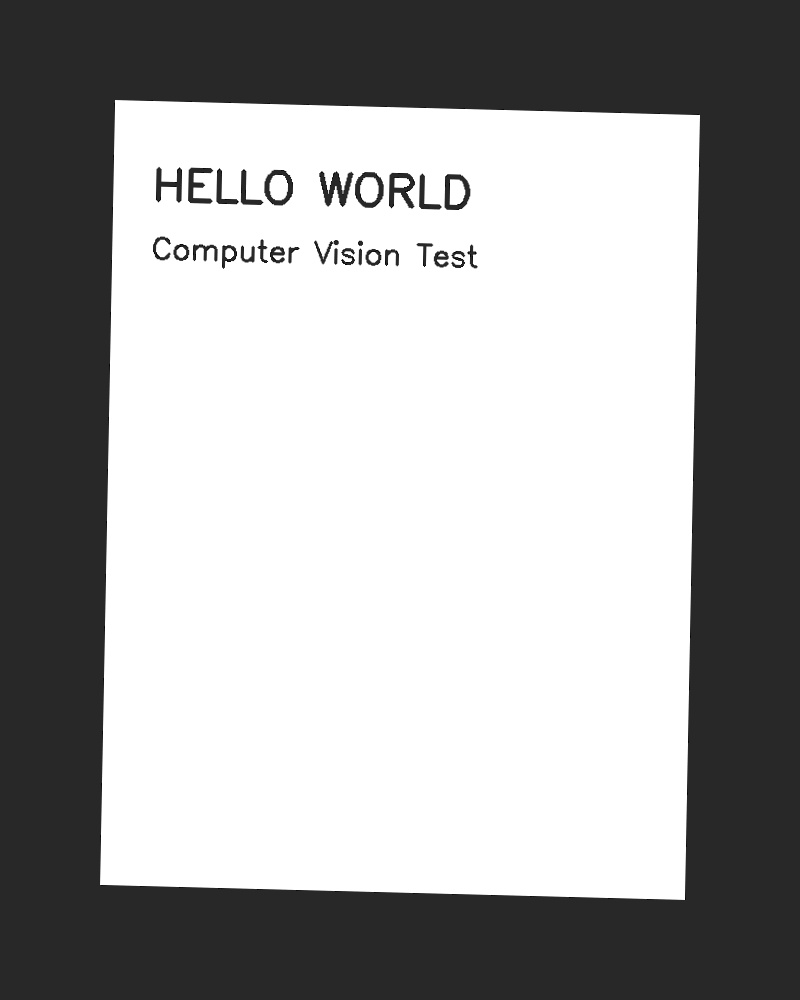
#> input picture sample_images/sample_receipt.jpg, 800 x 1000 px
$ python -i document_detector.py   (imports and definitions only)
#> lines starting #> are read from the running program, lines starting #| are printed output that depends on the picture; after the words box and inside, x2 and y2 are one past the last pixel; in counts of white or black regions, pixels touching at a corner belong together
"""
document_detector.py
---------------------
Module 1: Document Detection & Perspective Correction.

Responsible for:
    * Locating the largest quadrilateral (document-like) contour in an image
    * Ordering its four corner points consistently (TL, TR, BR, BL)
    * Computing a perspective (homography) transform and warping the image
      into a flat, top-down view of the document.

Concepts used (CSE3010 syllabus):
    - Edge detection (Canny)              -> Module 3
    - Contour / boundary analysis         -> Module 1/3
    - Homography & perspective transform  -> Module 2
"""

from __future__ import annotations

import logging
from dataclasses import dataclass

import cv2
import numpy as np

logger = logging.getLogger("doc_scanner.detector")


class DocumentNotFoundError(Exception):
    """Raised when no suitable document-like contour can be located."""


@dataclass
class DetectionResult:
    warped: np.ndarray          # perspective-corrected image (BGR)
    corners: np.ndarray         # the 4 ordered corner points used
    original_shape: tuple       # (h, w) of the input image


def _order_points(pts: np.ndarray) -> np.ndarray:
    """Order 4 points as top-left, top-right, bottom-right, bottom-left."""
    rect = np.zeros((4, 2), dtype="float32")
    s = pts.sum(axis=1)
    rect[0] = pts[np.argmin(s)]   # top-left has smallest sum
    rect[2] = pts[np.argmax(s)]   # bottom-right has largest sum

    diff = np.diff(pts, axis=1)
    rect[1] = pts[np.argmin(diff)]  # top-right has smallest difference
    rect[3] = pts[np.argmax(diff)]  # bottom-left has largest difference
    return rect


def _four_point_transform(image: np.ndarray, pts: np.ndarray) -> np.ndarray:
    """Apply a perspective (homography) warp defined by 4 corner points."""
    rect = _order_points(pts)
    (tl, tr, br, bl) = rect

    width_a = np.linalg.norm(br - bl)
    width_b = np.linalg.norm(tr - tl)
    max_width = max(int(width_a), int(width_b))

    height_a = np.linalg.norm(tr - br)
    height_b = np.linalg.norm(tl - bl)
    max_height = max(int(height_a), int(height_b))

    dst = np.array(
        [
            [0, 0],
            [max_width - 1, 0],
            [max_width - 1, max_height - 1],
            [0, max_height - 1],
        ],
        dtype="float32",
    )

    matrix = cv2.getPerspectiveTransform(rect, dst)
    warped = cv2.warpPerspective(image, matrix, (max_width, max_height))
    return warped


def find_document_contour(
    image: np.ndarray,
    canny_low: int = 75,
    canny_high: int = 200,
    approx_epsilon_ratio: float = 0.02,
) -> np.ndarray | None:
    """Locate the largest 4-point contour in the image, or None if not found."""
    gray = cv2.cvtColor(image, cv2.COLOR_BGR2GRAY)
    blurred = cv2.GaussianBlur(gray, (5, 5), 0)
    edged = cv2.Canny(blurred, canny_low, canny_high)
    edged = cv2.dilate(edged, np.ones((3, 3), np.uint8), iterations=1)

    contours, _ = cv2.findContours(
        edged.copy(), cv2.RETR_LIST, cv2.CHAIN_APPROX_SIMPLE
    )
    contours = sorted(contours, key=cv2.contourArea, reverse=True)[:5]

    for contour in contours:
        perimeter = cv2.arcLength(contour, True)
        approx = cv2.approxPolyDP(contour, approx_epsilon_ratio * perimeter, True)
        if len(approx) == 4:
            return approx.reshape(4, 2).astype("float32")

    return None


def detect_and_warp(
    image: np.ndarray,
    resize_height: int = 800,
    fallback_to_full_frame: bool = True,
) -> DetectionResult:
    """
    Full Module 1 pipeline: detect the document boundary and produce a
    perspective-corrected, top-down image.

    If fallback_to_full_frame is True and no 4-point contour is found,
    the whole image is used (so downstream modules still get an input) —
    this keeps the pipeline robust (non-functional requirement: reliability).
    """
    if image is None or image.size == 0:
        raise DocumentNotFoundError("Input image is empty or could not be read.")

    original_shape = image.shape[:2]
    ratio = image.shape[0] / float(resize_height)
    resized = cv2.resize(image, (int(image.shape[1] / ratio), resize_height))

    contour = find_document_contour(resized)

    if contour is None:
        logger.warning("No 4-point document contour found.")
        if not fallback_to_full_frame:
            raise DocumentNotFoundError(
                "Could not locate a document boundary in the image."
            )
        h, w = original_shape
        corners = np.array([[0, 0], [w, 0], [w, h], [0, h]], dtype="float32")
        warped = image.copy()
        return DetectionResult(warped=warped, corners=corners, original_shape=original_shape)

    # Scale contour back up to original image resolution
    full_res_corners = contour * ratio
    warped = _four_point_transform(image, full_res_corners)

    logger.info("Document contour found; perspective correction applied.")
    return DetectionResult(
        warped=warped, corners=full_res_corners, original_shape=original_shape
    )

>>> import cv2
>>> picture = cv2.imread('../sample_images/sample_receipt.jpg')
#> picture is the input picture: shape (1000, 800, 3); min 0, max 255, mean 161.7
>>> result = detect_and_warp(picture)
#> in find_document_contour, `edged = cv2.Canny(blurred, canny_low, canny_high)`:
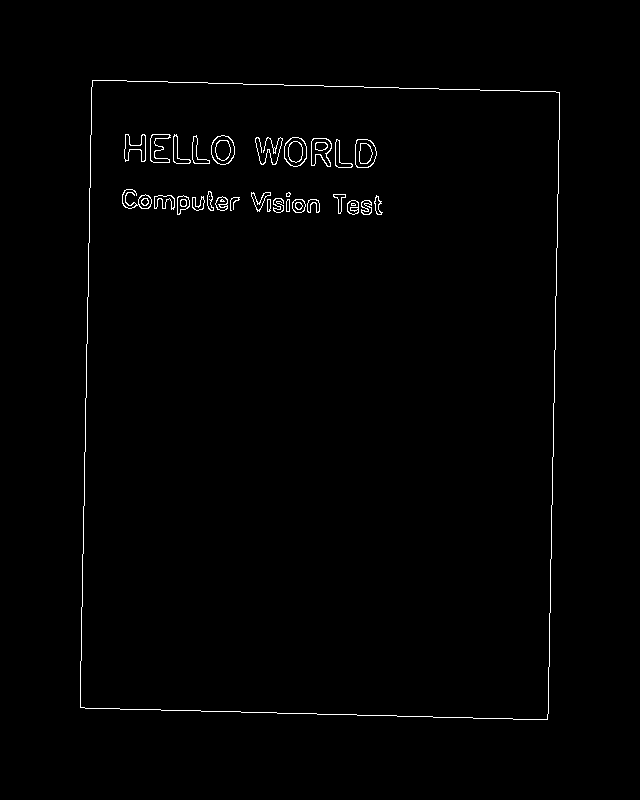
#> edged: shape (800, 640); 0.93% white in thin lines or dots, all inside (x1, y1, x2, y2) = (80, 80, 560, 720)
#> in find_document_contour, `edged = cv2.dilate(edged, np.ones((3, 3), np.uint8), iterations=1)`:
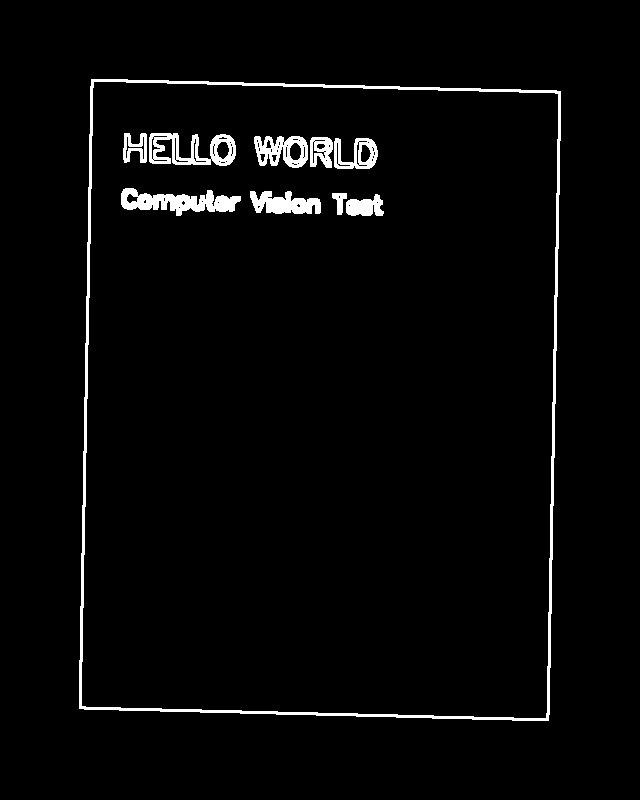
#> edged: shape (800, 640); 2.8% white; 10 white regions
#> in find_document_contour, `contours, _ = cv2.findContours( edged.copy(), cv2.RETR_LIST, cv2.CHAIN..`: contours = 85 contours, 51 with area under 20; largest, box (x1, y1, x2, y2) and area: (79, 79, 561, 721) 296116, (81, 81, 559, 719) 291642, (121, 188, 241, 216) 1641, (149, 133, 236, 166) 1590, (254, 136, 308, 168) 1221
#> in find_document_contour, `contours = sorted(contours, key=cv2.contourArea, reverse=True)[:5]`: contours = 5 contours; box (x1, y1, x2, y2) and area: (79, 79, 561, 721) 296116, (81, 81, 559, 719) 291642, (121, 188, 241, 216) 1641, (149, 133, 236, 166) 1590, (254, 136, 308, 168) 1221
#> the loop in find_document_contour, `for contour in contours:` made 1 pass
#> (perimeter, approx) on pass 1: (2215.9, [[91, 79], [79, 708], [548, 720], [560, 91]])
#> in detect_and_warp, `contour = find_document_contour(resized)`: contour = [[91, 79], [79, 708], [548, 720], [560, 91]]
#> in detect_and_warp, `full_res_corners = contour * ratio`: full_res_corners = [[113.8, 98.75], [98.75, 885], [685, 900], [700, 113.8]]
#> in _order_points, `s = pts.sum(axis=1)`: s = [212.5, 983.8, 1585, 813.8]
#> in _order_points, `diff = np.diff(pts, axis=1)`: diff = [-15, 786.2, 215, -586.2]
#> in _four_point_transform, `rect = _order_points(pts)`: rect = [[113.8, 98.75], [700, 113.8], [685, 900], [98.75, 885]]
#> in _four_point_transform, `(tl, tr, br, bl) = rect`: tl = [113.8, 98.75]; tr = [700, 113.8]; br = [685, 900]; bl = [98.75, 885]
#> in _four_point_transform, `width_a = np.linalg.norm(br - bl)`: width_a = 586.4
#> in _four_point_transform, `max_width = max(int(width_a), int(width_b))`: max_width = 586
#> in _four_point_transform, `height_a = np.linalg.norm(tr - br)`: height_a = 786.4
#> in _four_point_transform, `max_height = max(int(height_a), int(height_b))`: max_height = 786
#> in _four_point_transform, `dst = np.array( [ [0, 0], [max_width - 1, 0], [max_width - 1, max_heig..`: dst = [[0, 0], [585, 0], [585, 785], [0, 785]]
#> in _four_point_transform, `matrix = cv2.getPerspectiveTransform(rect, dst)`: matrix = [[0.997, 0.019, -115.3], [-0.0255, 0.998, -95.64], [-2.85e-20, -9.32e-20, 1]]
#> in _four_point_transform, `warped = cv2.warpPerspective(image, matrix, (max_width, max_height))`:
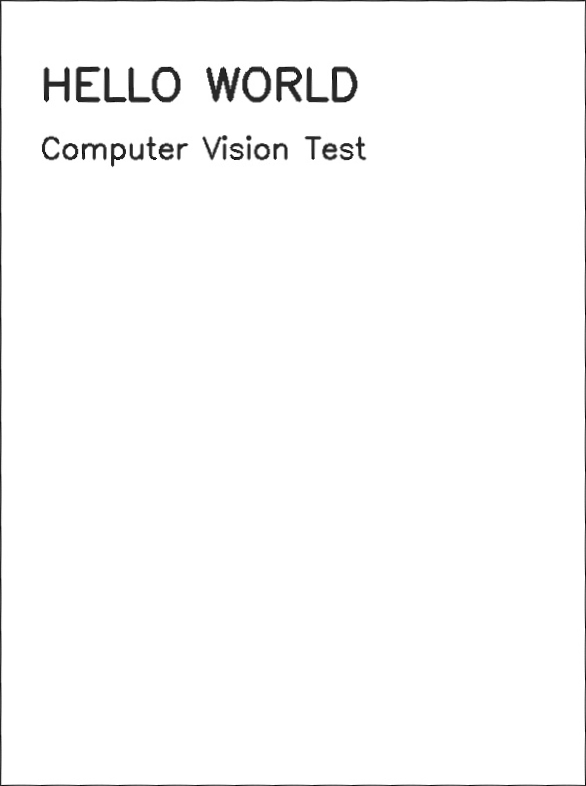
#> warped: shape (786, 586, 3); min 5, max 255, mean 250.6
